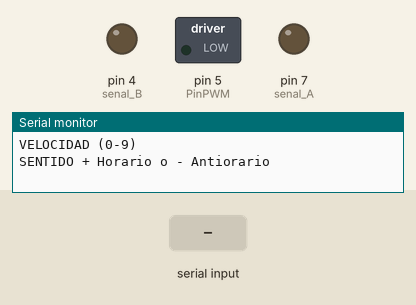
The sketch below on a simulated Arduino Uno, built with avr-gcc and run on an emulated ATmega328P. Parts: switched loads named in the sketch (green lamp = pin HIGH), output pins drawn as LEDs (lit = HIGH), the last lines printed to the serial monitor. Inputs (shaded band) come from the test bench.

Above: at 1.2 s.
1.3 s: "+\n" received over Serial
At 2.5 s:
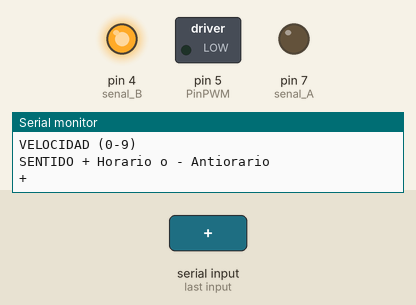
2.8 s: byte 45 ('-') received over Serial
At 3.9 s:
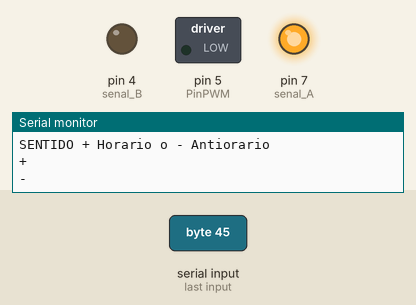
4.3 s: "1\n" received over Serial
At 5.0 s:
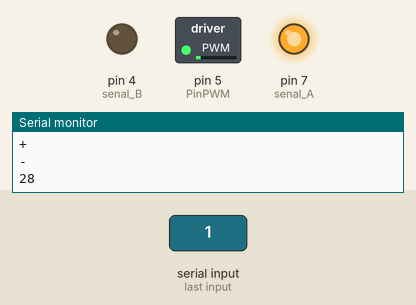
5.8 s: byte 43 ('+') received over Serial
At 6.1 s:
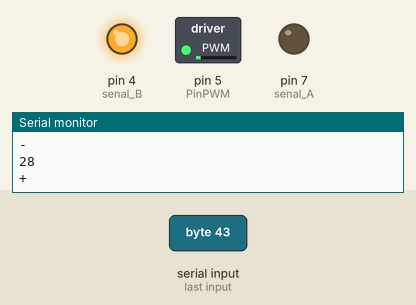
7.3 s: "-\n" received over Serial
At 8.5 s:
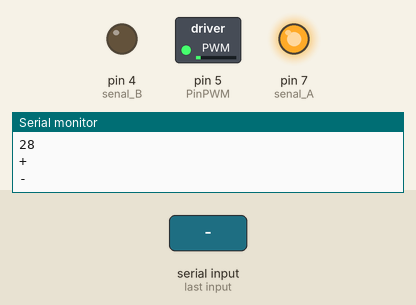
Timing chart, 0 to 9.8 s (numbered marks = the images above; inputs shaded):
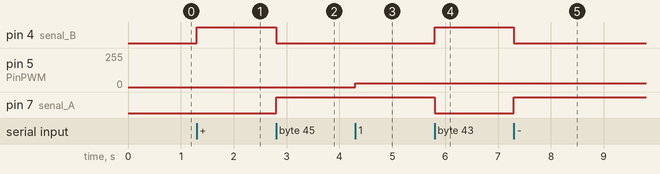

The sketch:

Motores_DC_01_L293D.ino
```cpp
/*                                     +  -                                         +  -
                                       *  *    *  *  *  *  *       *  *  *  *  *    *  *
                                       *  *    *  *  *  *  *       *  *  +-----+    *  *
                                       *  * +----[PWR]-------------------| USB |--+ *  *
                                       *  * |                            +-----+  | *  *
                                       *  * |         GND/RST2  [ ][ ]            | *  *
                                       *  * |       MOSI2/SCK2  [ ][ ]  A5/SCL[ ] | *  *
                                       *  * |          5V/MISO2 [ ][ ]  A4/SDA[ ] | *  *
                                       *  * |                             AREF[ ] | *  *
                                       *  * |                              GND[ ] | *  *
                                       *  * | [ ]N/C                    SCK/13[ ] | *  *
                                       *  * | [ ]IOREF                 MISO/12[0] |-----------------------\
                                       *  * | [ ]RST                   MOSI/11[0]~|----------------------\|
                                       *  * | [ ]3V3    +---+               10[0]~|---------------------\||
                                       0------[0]5v    -| A |-               9[0]~| -------------\      |||
                                       *  * | [ ]GND   -| R |-               8[ ] | *  *          |     |||
                                       *  0---[0]GND   -| D |-                    | *  *          |     |||
                                       *  * | [ ]Vin   -| U |-               7[ ] | *  *          |     |||
                                       *  * |          -| I |-               6[0]~|--------------------\|||
                                       *  * | [ ]A0    -| N |-               5[0]~|-------------------\||||
                                       *  * | [ ]A1    -| O |-               4[ ] | *  *          |   |||||
                                       *  * | [ ]A2     +---+           INT1/3[0]~| -----------------\|||||
                                       *  * | [ ]A3                     INT0/2[ ] | *  *          |  ||||||
                                       *  * | [ ]A4/SDA   RST SCK MISO    TX>1[ ] | *  *          |  ||||||
                                       *  * | [ ]A5/SCL   [ ] [ ] [ ]     RX<0[ ] | *  *          |  ||||||
                                       *  * |             [ ] [ ] [ ]             | *  *          |  ||||||
                                       *  * |  UNO_R3     GND MOSI 5V ____________/ *  *          |  ||||||
                                       *  * \________________________/              *  *          |  ||||||
                                                                                                  |  ||||||
                                       *  *    *  *  *  *  *       *  *  *  *  *    *  *   Boton  |  ||||||
                                         10 kOhm             Boton                                |  |||||| pin 9
                                       *  0-ww-0  *  *  0  0--[#]--0  *  *  *  0----0  *          |  ||||||
                                                         \---------------------------------------/   ||||||
                                       *  *    *  *  *  *  *       *  *  *  *  *    *  *             ||||||
                                          220 Ohm            Led 1              /-------------------/ ||||| pin 3 LED Rojo
                                       *  0-ww-0  *  *  *  0--|>|--0  *  *  *  0    *  *              |||||
                                                                                                      |||||
                                       *  *    *  *  *  *  *       *  *  *  *  *    *  *              |||||
                                          220 Ohm            Led 2              /--------------------/ |||| pin 5 LED Verde
                                       *  0-ww-0  *  *  *  0--|>|--0  *  *  *  0    *  *               ||||
                                                                                                       ||||
                                       *  *    *  *  *  *  *       *  *  *  *  *    *  *               ||||
                                          220 Ohm            Led 3              /---------------------/ ||| pin 6 LED Azul
                                       *  0-ww-0  *  *  *  0--|>|--0  *  *  *  0    *  *                |||
                                                                                                        |||
                                       *  *    *  *  *  *  *       *  *  *  *  *    *  *                |||
                                                                               /----------------------/ ||| pin 10 LED Azul  RGB
                                       *  *    *  *  *  *  *   |---0  *  *  *  0    *  *                 ||
                                                               |                                         ||
                                       *  *    *  *  *  *  *   |   *  *  *  *  *    *  *                 ||
                                          220 Ohm          Led | RGB           /-----------------------/ || pin 11 LED Verde RGB
                                       *  0-ww-0  *  *  *  0--|>|--0  *  *  *  0    *  *                  |
                                                               |                                          |
                                       *  *    *  *  *  *  *   |   *  *  *  *  *    *  *                  |
                                                               |                /------------------------/   pin 12 LED Rojo RGB
                                       *  *    *  *  *  *  *   |---0  *  *  *  0    *  *

                                       *  *    *  *  *  *  *       *  *  *  *  *    *  *
          Entrada In1-2(PWM)---------------------\         ---V----            /------------Entrada VCC L293D 5v PIN
          velocidad de motor I         *  *    *  0  *  *  o|01 16|o  *  *  *  0----0  *
          PinPWM = 5                                        |     |
                                       *  *    0  *  *  *  o|02 15|o  *  *  *  *    *  *
          Señal B sentido Motor I /-----------/             |     |
          Pin 7------------------/     *  *    *  0  *  *  o|03 14|o  *  *  *  *    *  *
                                   /-------------/          |     |
          Salida  1 -----|--------/    *  0----0  *  *  *  o|04 13|o  *  *  *  0--\ * *
          Motor I       === Cap           GND               |     |                >--\GND
          Salida  2 -----|--------\    *  0----0  *  *  *  o|05 12|o  *  *  *  0--/ * 0
                                   \-------------\          |     |
                                       *  *    *  0  *  *  o|06 11|o  *  *  *  *    *  *
                                                            |     |
          Señal A sentido Motor I      *  *    0  *  *  *  o|07 10|o  *  *  *  *    *  *
          Pin 4 ------------------------------/             |     |
                                       *  *    *  0  *  *  o|08 09|o  *  *  *  *    *  *
          Entrada VCC alimenta    /--------------/          -------
          motores (4,5 a 36V)    /
          FEM-------------------/      *  *    *  *  *  *  *       *  *  *  *  *    *  *

                                       *  *    *  *  *  *  *       *  *  *  *  *    *  *

                                       *  0    *  *  *  *  *       *  *  *  *  *    *  0
                         pin GND---------/ \------------------------------------------/ - GND
                                       *  *    *  *  *  *  *       *  *  *  *  *    *  *

                                       0  *    *  *  *  *  *       *  *  *  *  *    0  *
                         pin 5v-------/ \------------------------------------------/+ 5v


/*https://alonsodub.wordpress.com/2012/06/08/control-de-motor-cc-velocidad-y-direccion/
Control de velocidad y direccion de Motor CC

El motor de corriente continua (DC) es un dispositivo sencillo con dos cables conectados a los cepillos (contactos) que controlan el campo magnético de las bobinas que impulsa un núcleo metálico (inducido).
La dirección de rotación puede ser invertida por la inversión de la polaridad de la tensión en los contactos.
Los motores de corriente continua están disponibles en diferentes tamaños, pero aún el más pequeño (por ejemplo, motores de vibración usado en los teléfonos celulares) para el trabajo con Arduino se requiere un transistor o de otro tipo de control externo para proporcionar la corriente adecuada.
MEl integrado L293D incluye cuatro circuitos para manejar cargas de potencia media, en especial pequeños motores y cargas inductivas, con la capacidad de controlar corriente hasta 600 mA en cada circuito y una tensión entre 4,5 V a 36 V.
El integrado permite formar, entonces, dos puentes H completos, con los que se puede realizar el manejo de dos motores. En este caso el manejo será bidireccional, con frenado rápido y con posibilidad de implementar fácilmente el control de velocidad.

*	Basicamente es un doble puente en H que funciona utilizando transistores para conmutar
*	Se pueden controlar hasta 2 motores DC.
*	Proporciona 1A a los motores (en total)
*	permite cambiar el sentido de giro.
Un punto a tomar en cuenta es el PWM (pulse-width modulation) es una técnica en la que se modifica el ciclo de trabajo de una señal periódica (unasenoidal o una cuadrada),
*  para controlar la cantidad de energía que se envía a una carga, la mayoría de los controladores sólo atacan el ajuste de velocidad y no consideran el torque el cual puede permitir el acelerar/desacelerar
* a mayor precision. Normalmente entre mas grande y/o pesado sea un motor posee mayor torque. Una vez implementado y entendido la parte fisica podemos abordar la parte logica o software.


 '0' a '9' para la velocidad tomando a '0' apagado, '9' maxima velocidad
 '+' y '–' para asignar la direccion

*/

const int PinPWM = 5;										   // PWM se conecta al pin 1 del puente-H
const int senal_A = 7;										 // Señal A del puente-H
const int senal_B = 4;										 // Señal B del puente-H

void setup() 											        	//Inicializa y prepara los valores
{
	Serial.begin(9600); 									    //Abre el puerto serie a 9600 bps
	pinMode(senal_A, OUTPUT); 								//Configura senal_A como salida
	pinMode(senal_B, OUTPUT); 								//Configura senal_B como salida
	Serial.println("VELOCIDAD (0-9) "); 			//Instrucciones en la consola puerto serie
	Serial.println("SENTIDO + Horario o - Antiorario");    // de 0 a 9 y - o +

}
void loop()
{
if ( Serial.available()) 									  //Verifico si el puerto serie esta disponible?
	{
	char dato = Serial.read(); 								  //Ingreso dato en la variable tipo char desde puerto serial
  if(dato != '\n' )
  {
	if(dato >= '0' && dato <= '9') 								//Si ch es un numero?
		{
			int velocidad = map (dato , '0', '9', 0, 255); 		//Re-mapea un numero desde un rango a otro '0′ a 0 '9' a 255
			analogWrite(PinPWM, velocidad); 			//Escribe el valor analogico PWM PinPWM - 5
			Serial.println(velocidad);
		}
	else if (dato == '+') 									    //Si el caracter es '+'
		{
			Serial.println("+");
			digitalWrite(senal_A,LOW);
			digitalWrite(senal_B,HIGH);
			digitalWrite(senal_A,LOW); 						//Escribe el valor senal_A high--\                                 /
			digitalWrite(senal_B,HIGH); 					//Escribe el valor senal_B Low---->--------->> motor avanza sentido Horario
		}
	else if (dato == '-')									    	//Si el caracter es –
		{
			Serial.println("-");
			digitalWrite(senal_A,HIGH); 					//Escribe el valor senal_A high--\                                  /
			digitalWrite(senal_B,LOW); 						//Escribe el valor senal_B Low---->--------->> motor avanza sentido Anti-Horario
		}
	else													            //Cualquier otro caracter es omitido
		{
			Serial.print("Unexpected character ");
			Serial.println(dato);
		}
	}
}
}
```

Measured:
- after the input at 1.3 s, pin 4 (senal_B): LOW → HIGH at once
- after the input at 2.8 s, pin 4 (senal_B): HIGH → LOW at once; pin 7 (senal_A): LOW → HIGH at once
- after the input at 4.3 s, pin 5 (PinPWM): 0/255 → 28/255 at once
- after the input at 5.8 s, pin 4 (senal_B): LOW → HIGH at once; pin 7 (senal_A): HIGH → LOW at once
- after the input at 7.3 s, pin 4 (senal_B): HIGH → LOW at once; pin 7 (senal_A): LOW → HIGH at once
